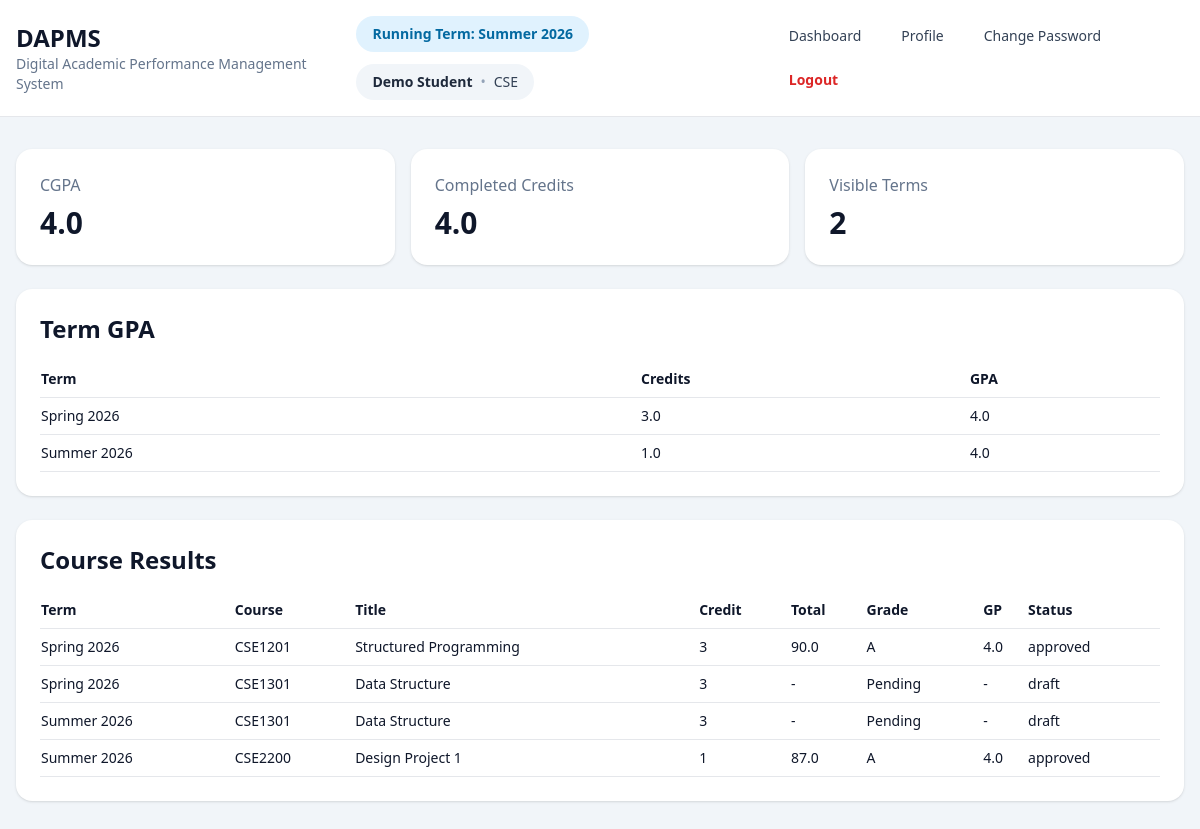
Screenshot of /student/results (signed in) with the database file from the repository.
### tables this page shows
CREATE TABLE terms(
            id INTEGER PRIMARY KEY AUTOINCREMENT,
            name TEXT NOT NULL,
            start_date TEXT NOT NULL,
            end_date TEXT NOT NULL,
            status TEXT NOT NULL DEFAULT 'running'
        , semester TEXT, year INTEGER);

CREATE TABLE users(
            id INTEGER PRIMARY KEY AUTOINCREMENT,
            role TEXT NOT NULL,
            name TEXT NOT NULL,
            email TEXT NOT NULL UNIQUE,
            password_hash TEXT NOT NULL,
            department TEXT NOT NULL
        );

CREATE TABLE results(
                id INTEGER PRIMARY KEY AUTOINCREMENT,
                section_id INTEGER NOT NULL,
                enrollment_id INTEGER NOT NULL,
                total REAL NOT NULL DEFAULT 0,
                letter_grade TEXT NOT NULL DEFAULT 'F',
                grade_point REAL NOT NULL DEFAULT 0,
                status TEXT NOT NULL DEFAULT 'draft',
                teacher_submitted_at TEXT,
                admin_approved_at TEXT,
                published_at TEXT,
                UNIQUE(section_id, enrollment_id),
                FOREIGN KEY(section_id) REFERENCES sections(id) ON DELETE CASCADE,
                FOREIGN KEY(enrollment_id) REFERENCES enrollments(id) ON DELETE CASCADE
            );

CREATE TABLE courses(
            id INTEGER PRIMARY KEY AUTOINCREMENT,
            course_code TEXT NOT NULL UNIQUE,
            title TEXT NOT NULL,
            credit INTEGER NOT NULL
        );

### app/routes/student.py (the view)
@bp.route('/results')
@role_required('student')
def results():
    course_rows, term_rows, cgpa, total_credits = _manager().build_results(session.get('user_id'))
    return render_template(
        'student/results.html',
        course_rows=course_rows,
        term_rows=term_rows,
        cgpa=cgpa,
        total_credits=total_credits
    )

### app/core/security.py (called while the page is built)
def load_user():
    user_id = session.get('user_id')
    if not user_id:
        g.user = None
        return
    g.user = get_db().execute('SELECT * FROM users WHERE id=?', (user_id,)).fetchone()

def role_required(*roles):
    def decorator(view):
        @wraps(view)
        def wrapped(*args, **kwargs):
            if session.get('role') not in roles:
                return redirect(url_for('auth.login'))
            return view(*args, **kwargs)
        return wrapped
    return decorator

### app/db.py (called while the page is built)
def get_db():
    if 'db' not in g:
        g.db = sqlite3.connect(current_app.config['DATABASE'])
        g.db.row_factory = sqlite3.Row
        g.db.execute('PRAGMA foreign_keys = ON')
    return g.db

### app/managers/student_manager.py (called while the page is built)
    def build_results(self, student_user_id: int):
        return build_student_results(self.db, student_user_id)

### app/routes/auth.py (called while the page is built)
@bp.before_app_request
def before():
    load_user()

### app/routes/student.py (called while the page is built)
def _manager() -> StudentManager:
    return StudentManager(get_db())

### app/templates/student/results.html
{% extends 'layout.html' %}
{% block content %}
<div class="space-y-6">
  <div class="grid md:grid-cols-3 gap-4">
    <div class="bg-white rounded-2xl shadow p-6"><div class="text-slate-500">CGPA</div><div class="text-3xl font-bold mt-2">{{ cgpa }}</div></div>
    <div class="bg-white rounded-2xl shadow p-6"><div class="text-slate-500">Completed Credits</div><div class="text-3xl font-bold mt-2">{{ total_credits }}</div></div>
    <div class="bg-white rounded-2xl shadow p-6"><div class="text-slate-500">Visible Terms</div><div class="text-3xl font-bold mt-2">{{ term_rows|length }}</div></div>
  </div>
  <div class="bg-white rounded-2xl shadow p-6"><h2 class="text-2xl font-bold mb-4">Term GPA</h2><div class="overflow-auto"><table class="w-full text-sm"><tr class="border-b"><th class="text-left py-2">Term</th><th class="text-left">Credits</th><th class="text-left">GPA</th></tr>{% for r in term_rows %}<tr class="border-b"><td class="py-2">{{ r['term_name'] }}</td><td>{{ r['credits'] }}</td><td>{{ r['gpa'] }}</td></tr>{% else %}<tr><td colspan="3" class="py-4 text-slate-500">No published result yet.</td></tr>{% endfor %}</table></div></div>
  <div class="bg-white rounded-2xl shadow p-6"><h2 class="text-2xl font-bold mb-4">Course Results</h2><div class="overflow-auto"><table class="w-full text-sm"><tr class="border-b"><th class="text-left py-2">Term</th><th class="text-left">Course</th><th class="text-left">Title</th><th class="text-left">Credit</th><th class="text-left">Total</th><th class="text-left">Grade</th><th class="text-left">GP</th><th class="text-left">Status</th></tr>{% for r in course_rows %}<tr class="border-b"><td class="py-2">{{ r['term_name'] }}</td><td>{{ r['course_code'] }}</td><td>{{ r['title'] }}</td><td>{{ r['credit'] }}</td><td>{{ r['total'] if r['total'] is not none else '-' }}</td><td>{{ r['grade'] }}</td><td>{{ r['gp'] if r['gp'] is not none else '-' }}</td><td>{{ r['status'] }}</td></tr>{% endfor %}</table></div></div>
</div>
{% endblock %}

### app/templates/layout.html (shortened to what this page needs)
<!DOCTYPE html>
<html>
<head>
  <script src="https://cdn.tailwindcss.com"></script>
</head>
<body class="bg-slate-100 text-slate-900 min-h-screen">
  <nav class="bg-white border-b sticky top-0 z-20">
    <div class="max-w-7xl mx-auto px-4 py-4 flex justify-between items-center gap-4">
      <div>
        <h1 class="text-2xl font-bold">DAPMS</h1>
        <p class="text-sm text-slate-500">Digital Academic Performance Management System</p>
      </div>
     <div class="flex flex-col lg:flex-row lg:items-center lg:justify-between gap-4">
  <div class="flex flex-wrap items-center gap-3">
    {% if current_term %}
      <span class="inline-flex items-center px-4 py-2 rounded-full bg-sky-100 text-sky-700 text-sm font-semibold">
        Running Term: {{ current_term['name'] }}
      </span>
    {% endif %}
    {% if current_user %}
      <div class="inline-flex items-center px-4 py-2 rounded-full bg-slate-100 text-slate-700 text-sm">
        <span class="font-semibold text-slate-800">{{ current_user['name'] }}</span>
        {% if current_user['department'] %}
          <span class="mx-2 text-slate-400">•</span>
          <span>{{ current_user['department'] }}</span>
        {% endif %}
      </div>
    {% endif %}
  </div>
  <div class="flex flex-wrap items-center gap-2">
    {% if session.get('role') == 'student' %}
      <a href="{{ url_for('student.dashboard') }}"
         class="px-4 py-2 rounded-xl text-sm font-medium transition
         {% if request.endpoint == 'student.dashboard' %}
           bg-sky-600 text-white font-bold shadow
         {% else %}
           text-slate-700 hover:bg-slate-100 hover:text-sky-700
         {% endif %}">
        Dashboard
      </a>
    {% endif %}
    {% if session.get('user_id') %}
      <a href="{{ url_for('auth.profile') }}"
         class="px-4 py-2 rounded-xl text-sm font-medium transition
         {% if request.endpoint == 'auth.profile' %}
           bg-sky-600 text-white font-bold shadow
         {% else %}
           text-slate-700 hover:bg-slate-100 hover:text-sky-700
         {% endif %}">
        Profile
      </a>
    {% endif %}
    {% if session.get('user_id') %}
      <a href="{{ url_for('auth.change_password') }}"
         class="px-4 py-2 rounded-xl text-sm font-medium transition
         {% if request.endpoint == 'auth.change_password' %}
           bg-sky-600 text-white font-bold shadow
         {% else %}
           text-slate-700 hover:bg-slate-100 hover:text-sky-700
         {% endif %}">
        Change Password
      </a>
    {% endif %}
    {% if session.get('user_id') %}
      <a href="{{ url_for('auth.logout') }}"
         class="px-4 py-2 rounded-xl text-sm font-semibold text-red-600 hover:bg-red-50 hover:text-red-700 transition">
        Logout
      </a>
    {% else %}
      <a href="{{ url_for('auth.forgot_password') }}"
         class="px-4 py-2 rounded-xl text-sm font-medium text-slate-700 hover:bg-slate-100 hover:text-sky-700 transition">
        Forgot Password
      </a>
    {% endif %}
  </div>
</div>
    </div>
  </nav>
  <div class="max-w-7xl mx-auto px-4 py-8">
    {% block content %}{% endblock %}
  </div>
</body>
</html>

### rows the page displays
terms: name "Summer 2026"
users: name "Demo Student", department "CSE"
results: term_name "Spring 2026", credits "3.0", gpa "4.0", course_code "CSE1201", title "Structured Programming", credit "3", total "90.0", grade "A", grade_point "4.0", status "approved"
results: term_name "Summer 2026", credits "1.0", gpa "4.0", course_code "CSE2200", title "Design Project 1", credit "1", total "87.0", grade "A", grade_point "4.0", status "approved"
results: term_name "Spring 2026", course_code "CSE1301", title "Data Structure", credit "3", r "-", grade "Pending", status "draft"
results: term_name "Summer 2026", course_code "CSE1301", title "Data Structure", credit "3", r "-", grade "Pending", status "draft"

### other values shown
{{ cgpa }} "4.0"
{{ total_credits }} "4.0"
{{ term_rows|length }} "2"
